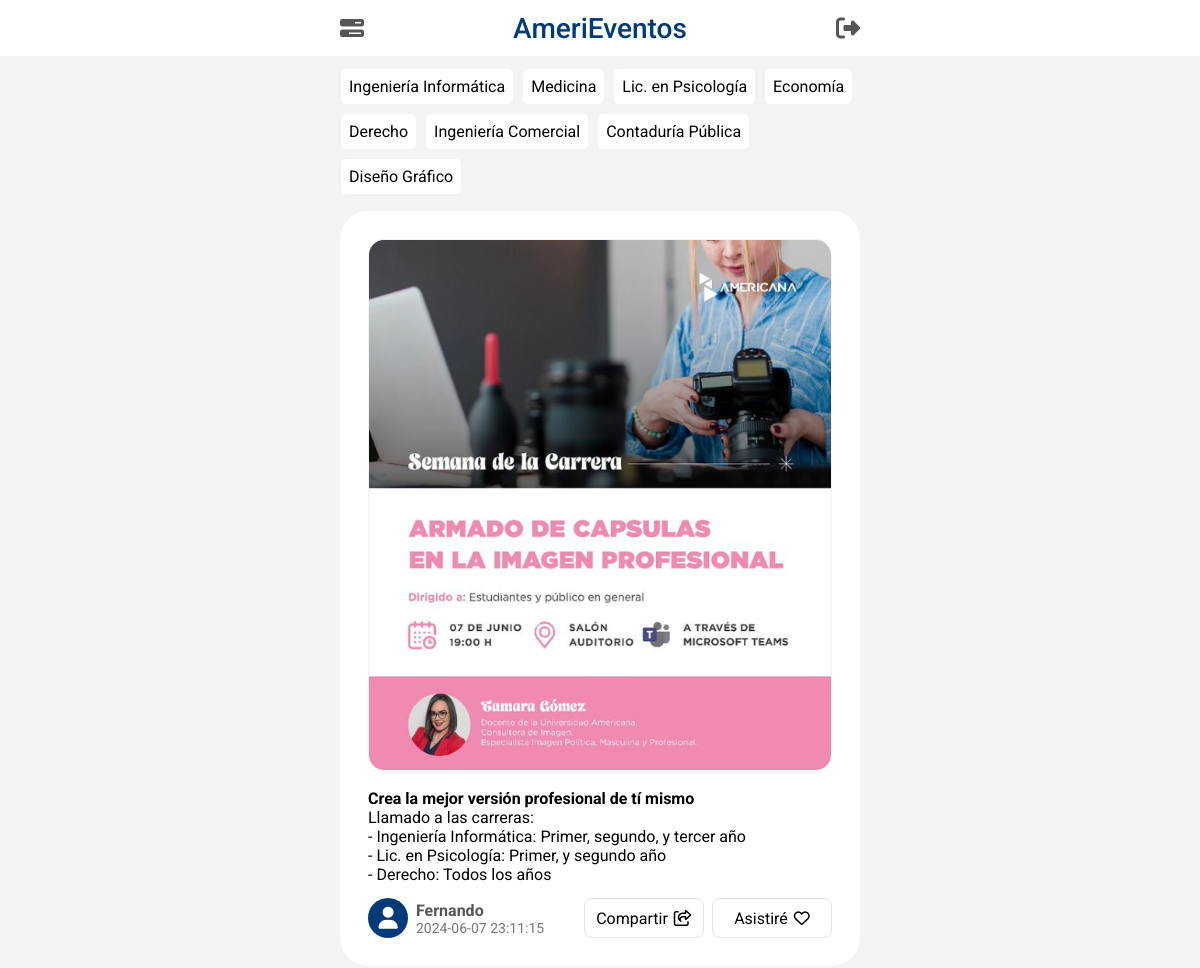
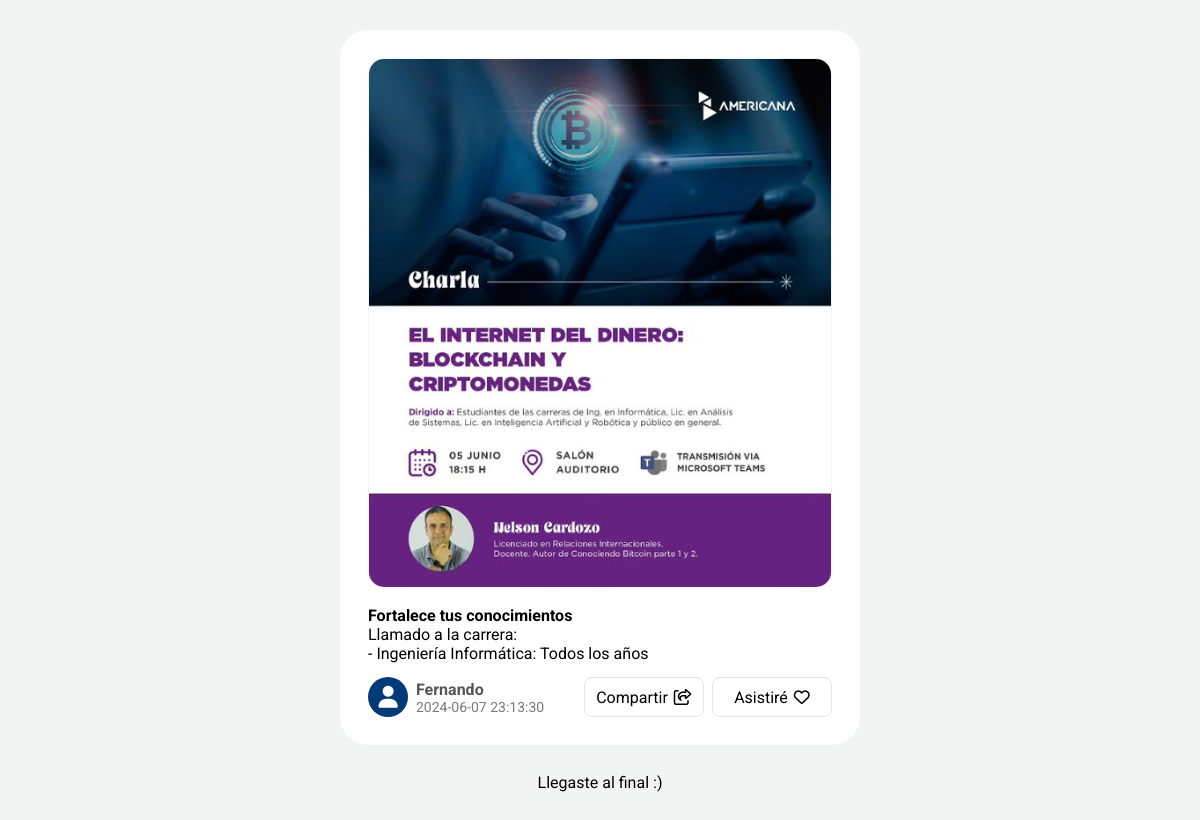
Page / (signed in) on the committed database (2 pictures, top to bottom).
### tables this page shows
CREATE TABLE `carreras` (
  `carreras_id` int(11) NOT NULL,
  `car_nombre` varchar(255) NOT NULL,
  `car_duracion` int(11) NOT NULL,
  `car_tipo` varchar(1) NOT NULL,
  `car_activo` varchar(1) NOT NULL
);

CREATE TABLE `publicaciones` (
  `publicaciones_id` int(11) NOT NULL,
  `pub_descripcion` varchar(255) NOT NULL,
  `pub_image` varchar(255) NOT NULL,
  `pub_fecha_publicacion` timestamp NOT NULL DEFAULT current_timestamp(),
  `pub_fecha_evento` timestamp NULL DEFAULT NULL,
  `usuarios_id` int(11) NOT NULL
);

CREATE TABLE `usuarios` (
  `usuarios_id` int(11) NOT NULL,
  `usu_nombre` varchar(255) NOT NULL,
  `usu_contraseña` varchar(255) NOT NULL,
  `usu_tipo` int(11) NOT NULL,
  `usu_activo` varchar(1) NOT NULL
);

### views/index.view.php (the view, shortened to what this page needs)
<?php include('views/header.php') ?>
<main>
    <nav>
        <div class="nav_container">
            <?php if($_SESSION['usu_tipo'] == 9999) { ?>
                <a href="<?php echo RUTA ?>/admin/index.php">
                    <i class="fa-solid fa-bars-progress"></i>
                </a>
            <?php } else { ?>
                <a href="<?php echo RUTA ?>/notifications.php">
                    <span><i class="fa-regular fa-bell"></i></span>
                </a>
            <?php } ?>
            <a href="<?php echo RUTA ?>">
                <span class="page_title">AmeriEventos</span>
            </a>
            <a href="<?php echo RUTA ?>/logout.php">
                <i class="fa-solid fa-right-from-bracket"></i>
            </a>
        </div>
    </nav>
    <div id="filter_container">
        <?php
            foreach ($carreras as $key) {
                if (isset($_GET['carrera']) && $key['carreras_id'] == $_GET['carrera']) {
                    echo '<a href="'.RUTA.'" class="active">'.$key['car_nombre'].'</a>';
                } else {
                        echo '<a href="'.RUTA.'/index.php?carrera='.$key['carreras_id'].'">'.$key['car_nombre'].'</a>';
                }
            }
        ?>
    </div>
    <div id="post_container">
        <?php
            foreach ($data as $key) {
                echo '
                    <div class="post">
                        <div class="post_img">
                            <img src="'.RUTA.'/images/'.$key['pub_image'].'" alt="">
                        </div>
                        <div class="post_txt">
                            <p>'.$key['pub_descripcion'].'</p>
                        </div>
                        <div class="post_footer">
                            <div class="post_user">
                                <div class="post_user_image">
                                    <i class="fa-solid fa-user"></i>
                                </div>
                                <div class="post_user_info">
                                    <b>'.$key['usu_nombre'].'</b>
                                    <span>'.$key['pub_fecha_publicacion'].'</span>
                                </div>
                            </div>
                            <div class="post_buttons">
                                <div class="post_button share" data-link="'.RUTA.'/publicacion.php?id='.$key['publicaciones_id'].'">
                                    <a>Compartir</a>
                                    <i class="fa-regular fa-share-from-square"></i>
                                </div>
                                <div class="post_button assist" data-id="'.$key['publicaciones_id'].'">
                                    <button>Asistiré</button>
                                    <i class="fa-regular fa-heart"></i>
                                </div>
                            </div>
                        </div>
                    </div>
                ';
            }
        ?>
    </div>
    <?php if(count($data) > 0){
        echo '<span id="end">Llegaste al final :)</span>';
    } else {
        echo '<span id="end">No se encontraron publicaciones :(</span>';
    }
    ?>
</main>

### index.php (shortened to what this page needs)
<?php
include('admin/config.php');
$sql = "SELECT * FROM publicaciones P LEFT JOIN usuarios U ON P.usuarios_id = U.usuarios_id";
$stmt = $conn->prepare($sql);
$stmt->execute();
$data = $stmt->fetchAll(PDO::FETCH_ASSOC);
for ($i=0; $i < count($data); $i++) {
    $data[$i]['pub_descripcion'] = '<b>'.$data[$i]['pub_descripcion'].'</b>';
    $sql = "SELECT * FROM publicaciones_carreras P LEFT JOIN carreras C ON P.carreras_id = C.carreras_id WHERE P.publicaciones_id = ?";
    $stmt = $conn->prepare($sql);
    $stmt->execute([$data[$i]['publicaciones_id']]);
    $pcarreras = $stmt->fetchAll(PDO::FETCH_ASSOC);
    $data[$i]['pub_descripcion'] .= (count($pcarreras) == 1) ? '<br>Llamado a la carrera:<br>' : '<br>Llamado a las carreras:<br>';
    $carreras = array();
    for ($x=0; $x < count($pcarreras); $x++) {
        $sql = "SELECT * FROM publicaciones_carreras_anios P WHERE P.publicaciones_carreras_id = ?";
        $stmt = $conn->prepare($sql);
        $stmt->execute([$pcarreras[$x]['publicaciones_carreras_id']]);
        $panios = $stmt->fetchAll(PDO::FETCH_ASSOC);
        $anios = '';
        for ($z=0; $z < count($panios); $z++) {
            $txt = '';
            if (count($panios) == $pcarreras[$x]['car_duracion']) {
                $anios = 'Todos los años';
            } else {
                if ($z == count($panios)-1) {
                    $txt .= ' y ';
                }
                switch ($panios[$z]['pubcarani_anio']) {
                    case '1':
                        $txt .= 'Primer';
                        break;
                    case '2':
                        $txt .= 'Segundo';
                        break;
                    case '3':
                        $txt .= 'Tercer';
                        break;
                }
                $txt = ($z != 0) ? strtolower($txt) : $txt;
                if ($z == count($panios)-1) {
                    $anios .= $txt.' año';
                } else {
                    $anios .= $txt.', ';
                }
            }
        }
        $data[$i]['pub_descripcion'] .= ' - ' . $pcarreras[$x]['car_nombre'] . ': ' . $anios;
        if ($z != count($panios)-1) {
            $data[$i]['pub_descripcion'] .= '<br>';
        }
        $carreras[] = $pcarreras[$x]['carreras_id'];
    }
    $data[$i]['array_carreras'] = $carreras;
}
$sql = "SELECT * FROM carreras WHERE car_activo = 'A'";
$stmt = $conn->prepare($sql);
$stmt->execute();
$carreras = $stmt->fetchAll(PDO::FETCH_ASSOC);
$css1 = "index.css";
include('views/index.view.php');
?>

### views/header.php (shortened to what this page needs)
<!DOCTYPE html>
<html lang="es">
<head>
    <?php
        if (isset($css1)) {
            echo '<link rel="stylesheet" href="'.RUTA.'/css/'.$css1.'">';
        }
    ?>
    <link rel="stylesheet" href="<?php echo RUTA ?>/css/style.css">
    <link rel="stylesheet" href="https://cdnjs.cloudflare.com/ajax/libs/font-awesome/6.5.2/css/all.min.css" />
</head>
<body>

### css/index.css (style rules this page uses)
body { background-color: #f2f4f3; }
nav { position: sticky; background-color: #fff; display: flex; justify-content: center; }
.page_title { font-weight: 500; font-size: 28px; color: #003a79; }
.nav_container i { color: #565656; font-size: 24px; }
.nav_container { height: 56px; display: flex; justify-content: space-between; align-items: center; width: 520px; }
#post_container { display: flex; justify-content: center; flex-direction: column; align-items: center; }
.post { margin: 16px 0px; background-color: #fff; max-width: 520px; padding: 28px; border-radius: 28px; }
.post_img img { width: 100%; border-radius: 16px; border: 1px solid #f2f4f3; }
.post_txt { margin: 14px 0px; }
.post_footer { display: flex; justify-content: space-between; }
.post_user { display: flex; gap: 8px; }
.post_user_image { width: 40px; height: 40px; background-color: #003a79; border-radius: 50%; display: flex; justify-content: center; align-items: center; }
.post_user_image i { color: #fff; font-size: 22px; }
.post_user_info { display: flex; flex-direction: column; justify-content: center; }
.post_button { display: flex; align-items: center; gap: 6px; border: 1px solid #e5e5e5; width: 120px; justify-content: center; border-radius: 8px; height: 100%; transition: all 100ms ease-out; }
.post_buttons { display: flex; align-items: center; gap: 8px; user-select: none; cursor: pointer; }
.post_user_info > b { color: #565656; }
.post_user_info > span { color: #797979; font-size: 14px; }
#end { display: flex; justify-content: center; margin: 12px 0px 48px; }
#filter_container { display: flex; flex-wrap: wrap; width: 520px; margin: 12px auto 0px; gap: 8px; }
#filter_container a { display: block; background-color: #fff; padding: 8px; border-radius: 6px; transition: all 100ms ease-out; border: 1px solid #f2f4f3; }

### css/style.css (style rules this page uses)
* { box-sizing: border-box; padding: 0; margin: 0; font-family: "Roboto", sans-serif; color: inherit; text-decoration: inherit; }
button { background: none; border: none; cursor: pointer; user-select: none; font-size: inherit; }
body { background: darken(#04B486, 30%); font-family: 'Noto Sans', 'Helvetica'; }

### rows in the picture
carreras: car_nombre "Ingeniería Informática"
carreras: car_nombre "Medicina"
carreras: car_nombre "Lic. en Psicología"
carreras: car_nombre "Economía"
carreras: car_nombre "Derecho"
carreras: car_nombre "Ingeniería Comercial"
carreras: car_nombre "Contaduría Pública"
carreras: car_nombre "Diseño Gráfico"
publicaciones: pub_image (picture), pub_descripcion "Crea la mejor versión profesional de tí mismo", shows "Llamado a las carreras:", pub_descripcion "- Ingeniería Informática: Primer, segundo, y tercer año - Lic. en Psicología: Primer, y segundo año - Derecho: Todos los años", usuarios.usu_nombre "Fernando", pub_fecha_publicacion "2024-06-07 23:11:15"
publicaciones: pub_image (picture), pub_descripcion "Fortalece tus conocimientos", shows "Llamado a la carrera:", pub_descripcion "- Ingeniería Informática: Todos los años", usuarios.usu_nombre "Fernando", pub_fecha_publicacion "2024-06-07 23:13:30"
